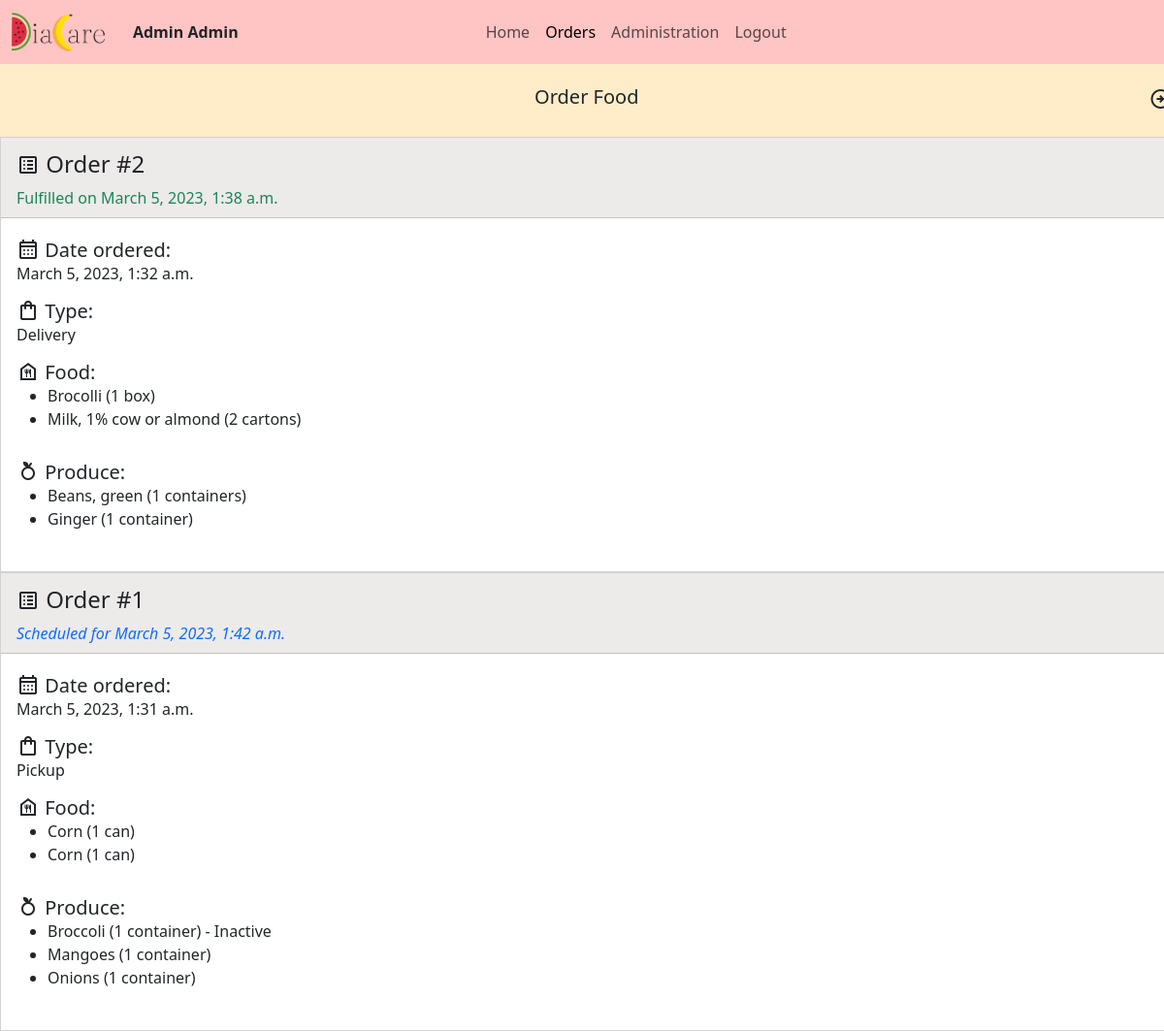
/orders/ (signed in), run on the app's committed database.
### app/models.py (models this page shows, shortened)
class User(AbstractBaseUser, PermissionsMixin):
    objects = UserManager()
    email = models.EmailField(unique=True)
    first_name = models.CharField(max_length=255)
    middle_name = models.CharField(max_length=255, blank=True)
    last_name = models.CharField(max_length=255)
    is_staff = models.BooleanField(default=False)
    gender = models.CharField(choices=(
        ("male", "Male"),
        ("female", "Female"),
        ("other", "Other"),
    ), max_length=255, blank=True)
    address = models.CharField(max_length=255, blank=True)
    doctor = models.ForeignKey('Doctor', on_delete=models.CASCADE, blank=True, null=True)
    dietician = models.ForeignKey('Dietician', on_delete=models.CASCADE, blank=True, null=True)
    last_clinic_visit = models.DateTimeField(blank=True, null=True)
    last_food_received = models.DateTimeField(blank=True, null=True)
    next_clinic_visit = models.DateTimeField(blank=True, null=True)
    next_food_batch = models.DateTimeField(blank=True, null=True)
    USERNAME_FIELD = 'email'
    def __str__(self):
        return self.first_name + " " + self.last_name

class Order(models.Model):
    user = models.ForeignKey('User', on_delete=models.CASCADE)
    complete = models.BooleanField(default=False)
    date = models.DateTimeField(auto_now_add=True)
    date_scheduled = models.DateTimeField(blank=True, null=True)
    date_fulfilled = models.DateTimeField(blank=True, null=True)
    type = models.CharField(choices=(
        ("pickup", "Pickup"),
        ("delivery", "Delivery"),
    ), max_length=255, default="Pickup")
    @property
    def foods(self):
        return Food.objects.filter(order=self)
    @property
    def produces(self):
        return Produce.objects.filter(order=self)
    class Meta:
        ordering = ['-date']

class Food(models.Model):
    order = models.ForeignKey('Order', on_delete=models.CASCADE)
    food = models.ForeignKey('FoodChoice', on_delete=models.CASCADE)
    class Meta:
        ordering = ['food']

class FoodChoice(models.Model):
    name = models.CharField(max_length=255)
    quantity = models.CharField(max_length=255, default="1")
    active = models.BooleanField(default=True)
    def __str__(self):
        return f"{self.name} ({self.quantity}) - Inactive" if not self.active else f"{self.name} ({self.quantity})"
    class Meta:
        ordering = ['name']

class Produce(models.Model):
    order = models.ForeignKey('Order', on_delete=models.CASCADE)
    produce = models.ForeignKey('ProduceChoice', on_delete=models.CASCADE)
    class Meta:
        ordering = ['produce']

class ProduceChoice(models.Model):
    name = models.CharField(max_length=255)
    quantity = models.CharField(max_length=255, default="1")
    active = models.BooleanField(default=True)
    category = models.ForeignKey('ProduceCategory', on_delete=models.CASCADE)
    def __str__(self):
        return f"{self.name} ({self.quantity}) - Inactive" if not self.active else f"{self.name} ({self.quantity})"
    class Meta:
        ordering = ['name']

### app/views.py (the view)
# urls.py: path('orders/', views.orders, name='orders'),
@login_required
def orders(request):
    return render(request, 'orders.html', {"orders": Order.objects.filter(user=request.user)})

### app/templates/orders.html (shortened to what this page needs)
{% extends "base.html" %}
{% load static %}
{% block css %}
    <link rel="stylesheet" href="{% static 'orders.css' %}">
{% endblock %}
{% block body %}
    <div class="row" style="height: 75px; background-color: #FFEDCA;">
        <a href="{% url 'food' %}" class="btn" style="border-radius: 0">
            <h5 style="position: relative; top: 15px;">
                <span style="position: relative; left: 12px">Order Food</span>
                <span class="material-symbols-outlined" style="float: right; top: 2px;">arrow_circle_right</span>
            </h5>
        </a>
    </div>
    {% for order in orders %}
        <div class="row">
            <div class="col">
                <div class="card">
                    <div class="card-header">
                        <div class="row">
                            <div class="col">
                                <h4>
                                    <span class="material-symbols-outlined">list_alt</span>
                                    Order #{{ order.id }}
                                </h4>
                                {% if order.complete %}
                                    <span class="text-success">
                                        Fulfilled on {{ order.date_fulfilled }}
                                    </span>
                                {% else %}
                                    <i class="text-primary">
                                        Scheduled for {{ order.date_scheduled }}
                                    </i>
                                {% endif %}
                            </div>
                        </div>
                    </div>
                    <div class="card-body">
                        <div class="row">
                            <div class="col">
                                <h5>
                                    <span class="material-symbols-outlined">calendar_month</span>
                                    Date ordered:
                                </h5>
                                {{ order.date }}
                            </div>
                        </div>
                        <div class="row">
                            <div class="col">
                                <h5>
                                    <span class="material-symbols-outlined">shopping_bag</span>
                                    Type:
                                </h5>
                                {{ order.type|title }}
                            </div>
                        </div>
                        <div class="row">
                            <div class="col">
                                <h5>
                                    <span class="material-symbols-outlined">food_bank</span>
                                    Food:
                                </h5>
                                <ul>
                                    {% for food in order.foods %}
                                        <li>{{ food.food }}</li>
                                    {% endfor %}
                                </ul>
                            </div>
                        </div>
                        <div class="row">
                            <div class="col">
                                <h5>
                                    <span class="material-symbols-outlined">nutrition</span>
                                    Produce:
                                </h5>
                                <ul>
                                    {% for produce in order.produces %}
                                        <li>{{ produce.produce }}</li>
                                    {% endfor %}
                                </ul>
                            </div>
                        </div>
                    </div>
                </div>
            </div>
        </div>
    {% endfor %}
{% endblock %}

### app/templates/base.html (shortened to what this page needs)
{% load pwa %}
{% load static %}
<!DOCTYPE html>
<html>
    <head>
        <link href="https://cdn.jsdelivr.net/npm/bootstrap@5.3.0-alpha1/dist/css/bootstrap.min.css" rel="stylesheet">
        <link rel="stylesheet" href="{% static 'base.css' %}">
        {% block css %}
        {% endblock %}
     </head>
    <body>
        {% block nav %}
        <nav class="navbar navbar-expand-lg bg-body-tertiary">
          <div class="container-fluid">
            <a class="navbar-brand" href="/">
              <img src="{% static 'images/logo_transparent.png' %}" height="40" class="d-inline-block align-top" alt="DiaCare">
            </a>
            <b style="margin-right: 21%">
              {{ request.user }}
            </b>
            <div class="collapse navbar-collapse" id="navbarNavDropdown" style="text-align: center">
              <ul class="navbar-nav">
                <li class="nav-item">
                  <a class="nav-link" aria-current="page" href="{% url 'home' %}">Home</a>
                </li>
                <li class="nav-item">
                  <a class="nav-link" href="{% url 'orders' %}">Orders</a>
                </li>
                {% if request.user.is_superuser %}
                <li class="nav-item">
                  <a class="nav-link" href="/admin">Administration</a>
                </li>
                {% endif %}
                <li>
                  <a class="nav-link" href="{% url 'logout' %}">Logout</a>
                </li>
              </ul>
            </div>
          </div>
        </nav>
        {% endblock %}
        {% block body %}
        {% endblock %}
    </body>
</html>

### static/base.css (style rules this page uses)
nav.navbar { background-color: #ffc4c4 !important; }

### static/orders.css (style rules this page uses)
.card-header { padding-top: 12px; background-color: rgb(237, 234, 234); }
.card, .card-header { border-radius: 0 !important; }
h5 { margin: 0; }
.row { width: 102.8%; }
.col { padding-right: 0px; }
.card-body .row { margin-bottom: 10px; }
.material-symbols-outlined { position: relative; top: 4px; }

### data on the page
User: user "Admin Admin"
Order: id "2", date_fulfilled "March 5, 2023, 1:38 a.m.", date "March 5, 2023, 1:32 a.m.", type "Delivery"
Food: food "Brocolli (1 box)"
Food: food "Milk, 1% cow or almond (2 cartons)"
Produce: produce "Beans, green (1 containers)"
Produce: produce "Ginger (1 container)"
Order: id "1", date_scheduled "March 5, 2023, 1:42 a.m.", date "March 5, 2023, 1:31 a.m.", type "Pickup"
Food: food "Corn (1 can)"
Food: food "Corn (1 can)"
Produce: produce "Broccoli (1 container) - Inactive"
Produce: produce "Mangoes (1 container)"
Produce: produce "Onions (1 container)"
